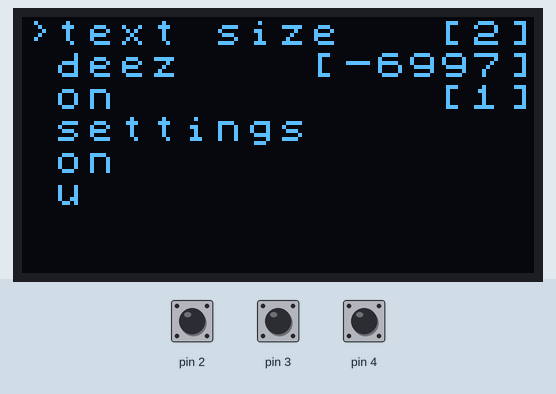
This sketch was run on a simulated Arduino Nano, built with avr-gcc and run on an emulated ATmega328P. Parts: 128×64 one-colour display. The inputs (shaded band) are chosen by the test bench; at power-on: pin 3 HIGH, pin 2 HIGH, pin 4 HIGH. EEPROM starts erased; what the sketch prints to the serial monitor is not drawn.

Above: at 2.1 s.
2.2 s: pin 3 driven LOW
3.7 s: pin 2 driven LOW
Timing chart, 0 to 6.7 s (numbered marks = the images above; inputs shaded):
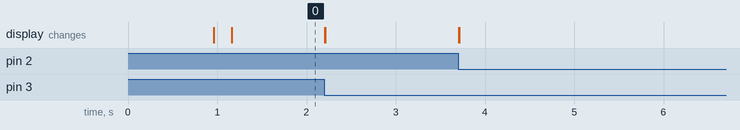

The sketch:

ssd1306_menu_lib.ino
```cpp
#define EEPROM_version 1 //update this if the EEPROM_store.h has been changed
#define USED_EEPROM_START 0
#define USED_EEPROM_END 255
#include "new_EEPROM_store.h"


#define SCREEN_WIDTH 16 // OLED display width, in pixels
#define SCREEN_HEIGHT 8 // OLED display height, in pixels
#include <U8x8lib.h>
#ifdef U8X8_HAVE_HW_SPI
#include <SPI.h>
#endif
#ifdef U8X8_HAVE_HW_I2C
#include <Wire.h>
#endif

  U8X8_SSD1306_128X64_NONAME_HW_I2C display(/* reset=*/ U8X8_PIN_NONE);


unsigned long temp_flex_timer; //temp

int menu_number = 0;
short int menu_text_size = 1;


#define menu_option_lines 15 //total number of menu lines
int menu_options_section_lenght[] = {6,3,3}; //lenght of each submenu in number of lines
char main_menu_option_text[] =
{
  '9', 't', 'e', 'x', 't', ' ', 's', 'i', 'z', 'e', '[', '1', ']', //MENU_TEXT_SIZE
  '4', 'd', 'e', 'e', 'z', '[', '2', ']',
  '2', 'o', 'n', '[', '3', ']',
  '8', 's', 'e', 't', 't', 'i', 'n', 'g', 's',
  '2', 'o', 'n',
  '1', 'u',

  '4', 'b', 'e', 't', 'a', '[', '4', ']',
  '2', 'e', 'n',
  '4', 'd', 'e', 'e', 'n',

  '2', 'o', 'n',
  '1', 'u', '[', '5', ']',
  '4', 'e', 'x', 'i', 't',
};
//int selected_menu_option;

#include "menu.h"

  //default included settings--
#define MENU_TEXT_SIZE 1

void int_limits_setup(){ // ...set_int_limit(EEPROM_BANK_NUMBER, MIN, MAX)
 SSD1306_Menu Setup;
  Setup.set_int_limit(MENU_TEXT_SIZE, 1, 3); //number, min, max -saves to eeprom_int_limit[]
  Setup.set_int_limit(2, 0, 9);
  Setup.set_int_limit(3);
}


void setup()
{
  Serial.begin(115200);
  check_wipe_eeprom();

  reset_default();
  menu_endpoints(menu_option_lines, main_menu_option_text);

  display.begin();


SSD1306_Menu Setup;
Setup.Setup();
int_limits_setup(); //setup MIN/MAX value of an integer

attachInterrupt(INT0, MenuDown, FALLING);
attachInterrupt(INT1, MenuUp, FALLING);

pinMode(4, INPUT);

display.setFont(u8x8_font_chroma48medium8_r);

}

void MenuDown(){
  //Serial.println("down");
  SSD1306_Menu move;
  move.Down();
}
void MenuUp(){
  //Serial.println("up");
  SSD1306_Menu move;
  move.Up();
}
void MenuOk(){
  Serial.println("ok");
  SSD1306_Menu move;
  move.Ok();
}

void reset_default(){ //default settings
  save_to_EEPROM(MENU_TEXT_SIZE,2);
  save_to_EEPROM(2,-6997);
  save_to_EEPROM(3,1);
}

void loop()
{

 if(temp_flex_timer<=millis()-50)
 {
   if(digitalRead(4) == LOW){MenuOk();}
   //display.clearDisplay();
   //menu_text_size++;
   //if(menu_text_size>3){menu_text_size=1;}
   //Serial.print("Loop time: ");
   //Serial.println(millis()-temp_flex_timer);
   temp_flex_timer=millis();

 //SSD1306_Menu::eeprom menu_eeprom;
 //menu_eeprom.update_eeprom_integers(random(1,4), random(-1024,1024));

  //save_eeprom_integers();
   //dump_eeprom();

   //Serial.print("save_to_EEPROM: ");
   //menu_endpoints(menu_option_lines, main_menu_option_text);
   //eeprom_int_array
 }


//display.noInverse();

SSD1306_Menu u_menu;
menu(main_menu_option_text, menu_array, menu_options_section_lenght);
u_menu.update_integers();
u_menu.update_cursor();

//delay(10);
//u_menu.Up();


}
```

menu.h
```cpp
//e
int menu_array[(menu_option_lines*2)+1];
int EEPROM_int_text_offset[menu_option_lines*2]; //stores eeprom location and the lenght of the int in characters
int eeprom_current_integers[menu_option_lines*2]; //loads the integers from eeprom, and then is edited while running to be saved later
int eeprom_integer_min_max[menu_option_lines*2]; //stores min/max values for integers

bool display_update_cursor = false;
bool display_update_integers = false;
bool display_update_menu_text = false;

boolean in_navigate_state;

int cursor_selected_menu_option = 1;

class SSD1306_Menu
{
  public:

    class eeprom
  {
      public:

    void update_eeprom_integers(int bank_number, int new_int_value){ //used when editing an integer

      int n = 0;
      while(eeprom_current_integers[n] != bank_number)
       {
        if(n > menu_option_lines*2){break;}
        n=n+2; //check the next line
       }
      eeprom_current_integers[n+1] = new_int_value;
    }


    void save_eeprom_integers(){
      int n = 0;
      while(n < menu_option_lines*2)
       {
        save_to_EEPROM(eeprom_current_integers[n],eeprom_current_integers[n+1]);
        n=n+2;
       }
     }
  };

void Setup(){ //set variables to defailt
    in_navigate_state = true;
    //EEPROM_int_text_offset[(cursor_selected_menu_option*2)+1] = '0';

    display_update_cursor = true;
    display_update_integers = true;
    display_update_menu_text = true;
}

void update_cursor(){

  if(display_update_cursor == false){return;}

  int cursor_range = (8/menu_text_size);
  int last_line;
  int n = 0;
  int c = 0;


 if(menu_number != 0){ //move selected_line to the correct first line
  do{
    if(menu_number == 0){break;};
    n=n+menu_options_section_lenght[c];
    c++;

  }while(c!=menu_number);
  };

 last_line = n+menu_options_section_lenght[c];
 int line_selected = n*2;

 if(cursor_selected_menu_option-1 < n){cursor_selected_menu_option = n+1;} //dont allow cursor_selected_menu_option to go outside the current submenu
 if(cursor_selected_menu_option > last_line){cursor_selected_menu_option = last_line;} //dont allow cursor_selected_menu_option to go outside the current submenu

 c = 0;
 do{
  display.setCursor(0,c);
  if(line_selected/2 == cursor_selected_menu_option-1){display.print('>');}
  else(display.print(' '));

  c = c + 1;
  line_selected=line_selected+2;
 }while(line_selected/2 < n+menu_options_section_lenght[menu_number]);

 display_update_cursor = false;
}

void update_integers(){

  if(display_update_integers == false){return;}

 int n;
 int c = 0;

 if(menu_number != 0){ //move selected_line to the correct first line
 do{n=n+menu_options_section_lenght[c]; c++;}while(c!=menu_number);
 };

 int line_selected = n*2;

 do
  {
    c = c + 1;
    line_selected=line_selected+2;

 if(eeprom_current_integers[line_selected]!=0) //if there is a EEPROM stored variable
 {
    //EEPROM_int_text_offset[line_selected+1] = 'E'; //E is EEPROM type of current selected line

    //fix the offset if the character was changed

    int r = eeprom_current_integers[line_selected+1];// --> loaded integer
    //EEPROM_int_text_offset[b/2] -- size of it in characters
    //if size not correct --> update size

      if(r>=0)
      {
       if (r>=0 && r<10){EEPROM_int_text_offset[line_selected]=1;}
       if (r>=10 && r<100){EEPROM_int_text_offset[line_selected]=2;}
       if (r>=100 && r<1000){EEPROM_int_text_offset[line_selected]=3;}
       if (r>=1000 && r<10000){EEPROM_int_text_offset[line_selected]=4;}
      }
      if (r<0)
      {
       if (r<=-0 && r>-10){EEPROM_int_text_offset[line_selected]=2;}
       if (r<=-10 && r>-100){EEPROM_int_text_offset[line_selected]=3;}
       if (r<=-100 && r>-1000){EEPROM_int_text_offset[line_selected]=4;}
       if (r<=-1000 && r>-10000){EEPROM_int_text_offset[line_selected]=5;}
      }
      //}while();


  int f = (SCREEN_WIDTH-(menu_text_size*1)-1) - (EEPROM_int_text_offset[line_selected]*(menu_text_size)); //EEPROM_int_text_offset[b/2] is the number of characters that have to he shifted for int to not go off the screen; 104 is the offset of the last character (]); 12 is the width of each character


  //display.setCursor(f, c-16);
  display.setCursor(f, c-1);

 //Serial.println(c-(8*menu_text_size));

  display.print('[');
  display.print(eeprom_current_integers[line_selected+1]);
  display.print(']');
 ;}

  }while(line_selected/2 < n+menu_options_section_lenght[menu_number]);

  display_update_integers = false;

}

int get_option_type(){

  return EEPROM_int_text_offset[(cursor_selected_menu_option*2)+1];
}

void Up(){ //if in_navigate_state == ture, move cursor
    if(in_navigate_state == true){
      cursor_selected_menu_option++;
      display_update_cursor = true;
      return;
    }

    if(in_navigate_state == false){
      Serial.println(eeprom_integer_min_max[cursor_selected_menu_option*2+1]);
      if(eeprom_integer_min_max[(cursor_selected_menu_option*2)+1] > eeprom_current_integers[(cursor_selected_menu_option*2)+1]){
        eeprom_current_integers[(cursor_selected_menu_option*2)+1]++;
        //Serial.println((cursor_selected_menu_option*2)+1);
      if(eeprom_current_integers[(cursor_selected_menu_option*2)+1] < eeprom_integer_min_max[(cursor_selected_menu_option*2)+0]){ //if its larger than maximum allowed value, reset to maximum allowed value
          eeprom_current_integers[(cursor_selected_menu_option*2)+1] = eeprom_integer_min_max[(cursor_selected_menu_option*2)+0];
      }
      }
      display_update_integers = true;
      return;

    }
}

void Down(){ //if in_navigate_state == true, move cursor
    if(in_navigate_state == true){
      cursor_selected_menu_option--;
      display_update_cursor = true;
      return;
    }

    if(in_navigate_state == false){
      //Serial.println(eeprom_current_integers[cursor_selected_menu_option*2]);
      if(eeprom_integer_min_max[(cursor_selected_menu_option*2)+0] < eeprom_current_integers[(cursor_selected_menu_option*2)+1]){
        eeprom_current_integers[(cursor_selected_menu_option*2)+1]--;
        //Serial.println((cursor_selected_menu_option*2)+1);
        if(eeprom_current_integers[(cursor_selected_menu_option*2)+1] > eeprom_integer_min_max[(cursor_selected_menu_option*2)+1]){ //if its larger than maximum allowed value, reset to maximum allowed value
          eeprom_current_integers[(cursor_selected_menu_option*2)+1] = eeprom_integer_min_max[(cursor_selected_menu_option*2)+1];
        }
      }
      display_update_integers = true;
      return;
    }
}

void Ok(){ //get state of variables

    if(in_navigate_state == false){
      //Serial.println("e");
      in_navigate_state = true;
      return;
    }

    Serial.print("state "); Serial.println(in_navigate_state);
    Serial.print("type" ); Serial.println(get_option_type());

    if(in_navigate_state == true &&  get_option_type() == 'E'){ //E is EEPROM type of current selected line

      in_navigate_state = false;
      return;
    }
}

void set_int_limit(int integer_ID, int MIN = -32768, int MAX = 32767){ //assigned eeprom number, min, max -saves to eeprom_integer_min_max[]
    //; //eeprom_current_integers[1] gives integer_ID line by line
    //; //eeprom_integer_min_max[1,2] gets saved based on on what line integer_ID relative on the eeprom_current_integers
    int line_selected = 0;
    while (eeprom_current_integers[line_selected] != integer_ID){
      line_selected = line_selected+2;
    }
    eeprom_integer_min_max[line_selected] = MIN;
    eeprom_integer_min_max[line_selected+1] = MAX;
    Serial.println("assigned MIN, MAX to line: ");Serial.println(line_selected/2);
}

};


void menu_endpoints(int menu_options, char menu_option_text[])
{
  int menu_options_lenght[menu_options];
  int i = 0;
  int a = 0;
  int n = 0;
  int e = 0;
  //int x = 0;
  //int k = -1;

  do
  {
    a = menu_option_text[i] - 47;

 //---------------
    if(menu_option_text[i]=='[') //if there is eeprom read mark
    {
      e = i;
      int k = 0;
      int x = 0;
      int r = 0;

      //Serial.println(menu_option_text[e+1]);
      do{e++;}while(menu_option_text[e]!=']');
    //Serial.println((e+1)-i);

    //Serial.print("menu_option_text[e]:");
    //Serial.println(menu_option_text[e]);
    do{
      k++; //Serial.println(menu_option_text[e-(k)]);
      int v = menu_option_text[e-(k)]-48; r = 1; while(r!=k){v=v*10, r++;} x=x+v;
      //Serial.print("r:"); Serial.println(r);
      }
    while(menu_option_text[(e-k)-1]!='[');

    eeprom_current_integers[n] = x;
    eeprom_current_integers[n+1] = load_from_eeprom(x);
    //eeprom_current_integers[n+3] = n;

    EEPROM_int_text_offset[n+1] = 'E';
    Serial.print("E:");Serial.println(n);

    Serial.print("x:"); Serial.println(x); //save int location in eeprom
    Serial.print("l:"); Serial.println(eeprom_current_integers[n+1]); //loaded value from eeprom
    //Serial.print("r:"); Serial.println(r);

a = 0;

//--------------
    //Serial.print("dd:"); Serial.println((menu_option_text[i+1]-48));

      //Serial.println(menu_option_text[i+1]-48);
      i=i+(e+1)-i; //skip the "[**]" (eeprom readmark)
      a = menu_option_text[i] - 47;
    }


     //main_menu_start_read_positions[n] = a;
    //menu_options_lenght[n] = i;


    //if(menu_option_text[a] == 0){break;};


    //Serial.print("spacing:"); Serial.println(i);
    menu_array[n] = i;
    if(a<0){break;};
    //Serial.print("lenght:"); Serial.println(a);
    menu_array[n+1] = a;


    //Serial.print("n:"); Serial.println(n);


    i = i + a;
    n = n + 2;


  }
  while (a > 0);

}

void menu(char text_array[], int start_positions[], int menu_lengts[])
{
  if(display_update_menu_text == false){return;}
  //display.clearDisplay();

   //temp
 //int i=0;
 //do{
   //Serial.print("A:"); Serial.println(start_positions[i]);
   //Serial.print("I:"); Serial.println(start_positions[i+1]);
 //  i=i+2;
 //  }
 //while(i!=24);


 int a=1; int b=0; int c=0; int n=0;

//b=start_positions[0] //menu_lengts[0]; //0>menu

//b>>0 if menu_number == 0
//b>>18 if menu_number == 1 (9*2) menu_number

if(menu_number != 0)
{
do{n=n+menu_lengts[c]; c++;}while(c!=menu_number);
//Serial.print("n:"); Serial.println(n);
};

c=0; b=n*2;

  do
  {
     display.setCursor(menu_text_size, c);
     //c = c + 16;
     c = c + (menu_text_size);
     do{display.print(text_array[start_positions[b]+a]);
     a=a+1;
     if(a>=start_positions[b+1]){break;};
     }while(a!=(start_positions[(b+2)])-(start_positions[(b)]));
     //display.println(); //new line
     a=1;
     b=b+2;

//if(b/2 == (n+menu_lengts[menu_number])){break;}

//Serial.print("b:"); Serial.println(b/2);
//Serial.println(start_positions[b-1]);


  }
  while (b/2 < n+menu_options_section_lenght[menu_number]); //0>menu

//Serial.println(n+menu_lengts[menu_number]);
display_update_menu_text = false;

Serial.println(EEPROM_int_text_offset[3]);
}
```

new_EEPROM_store.h
```cpp
#include <EEPROM.h>

void check_wipe_eeprom(void)
{
if (EEPROM_version == EEPROM.read(1) && EEPROM.read(0) == 'V'){Serial.println("EEPROM version is CORRECT");}
else
 {
  short int i = USED_EEPROM_START;
  do {EEPROM.update(i, 0); i++;} while(i<=USED_EEPROM_END);
  EEPROM.update(0+USED_EEPROM_START, 'V');
  EEPROM.update(1+USED_EEPROM_START, EEPROM_version);
  //Serial.println("used EEPROM section cleared and version updated");
 }
}


int save_to_EEPROM(short int bank_number_of_saved_integer, int value_to_save)
 {
   int size_of_integer_to_be_saved = sizeof(value_to_save);
   int selected_eeprom_address = USED_EEPROM_START+2;

   int indexed_data_bank_number = 1;
   int bank_to_write_to = -1;

   int first_free_bank = -1;
   int first_free_bank_size = -1;

   while(bank_to_write_to == -1) //while no write address
   {
       if(EEPROM.read(selected_eeprom_address) == 0) //cuurent address was never used, use it
       {
         //Serial.println("AAAAAAaaaaaaaa");
         bank_to_write_to = selected_eeprom_address;
         break;
       }

       if(bank_number_of_saved_integer == indexed_data_bank_number) // if already saved;
       {
         //Serial.println("BBBBBBBbbbbb");
         first_free_bank = selected_eeprom_address;
         first_free_bank_size = EEPROM.read(selected_eeprom_address+2); //get size of the existing bank
         if(first_free_bank_size <= size_of_integer_to_be_saved){bank_to_write_to = first_free_bank; break;} //if int still fits, use the bank

       }

       if(EEPROM.read(selected_eeprom_address+1) == 0) //if the current bank exists but marked for overwrite
       {
         //Serial.println("CCCCcccccccc");
         first_free_bank = selected_eeprom_address;
         first_free_bank_size = EEPROM.read(selected_eeprom_address+2); //get size of the first free bank

         if(first_free_bank_size <= size_of_integer_to_be_saved){bank_to_write_to = selected_eeprom_address; break;} //if int fits, use the bank

       }

       indexed_data_bank_number++; //move to the next bank
       selected_eeprom_address = selected_eeprom_address + (3+EEPROM.read(selected_eeprom_address+2));
   }

   //Serial.print("bank_to_write_to: ");
   //Serial.println(bank_to_write_to);

   if(EEPROM.read(bank_to_write_to) == 0){EEPROM.update(bank_to_write_to, indexed_data_bank_number);}
   if(first_free_bank_size == -1){EEPROM.update(bank_to_write_to+2, size_of_integer_to_be_saved);}

   EEPROM.update(bank_to_write_to+1, bank_number_of_saved_integer);
   EEPROM.put(bank_to_write_to+3, value_to_save);
  return selected_eeprom_address;
 }

int load_from_eeprom(int bank_number_of_saved_integer)
 {
   int bank_to_read_from = -1;
   int selected_eeprom_address = USED_EEPROM_START+2;
   int indexed_data_bank_number = 1;

   while(bank_to_read_from == -1) //while no read address
   {
       if(bank_number_of_saved_integer == indexed_data_bank_number) // if already saved;
       {
         //Serial.print("Found :D  >");
         //Serial.println(indexed_data_bank_number);
         bank_to_read_from = selected_eeprom_address;
         break;
       }

    indexed_data_bank_number++; //move to the next bank
    selected_eeprom_address = selected_eeprom_address + (3+EEPROM.read(selected_eeprom_address+2));
   }
   int loaded_int;
   EEPROM.get(bank_to_read_from+3, loaded_int);
   return loaded_int;
 }

 void dump_eeprom(void)
 {
   int i = USED_EEPROM_START;
   int u = 0;
   int o = 0;
   do
   {
    o = EEPROM.read(i);
    Serial.print(o); Serial.print(" ");
    if(u == 10){Serial.println(); u=0;}
    i++;
    u++;
   } while(i<=USED_EEPROM_END);
 }
```
